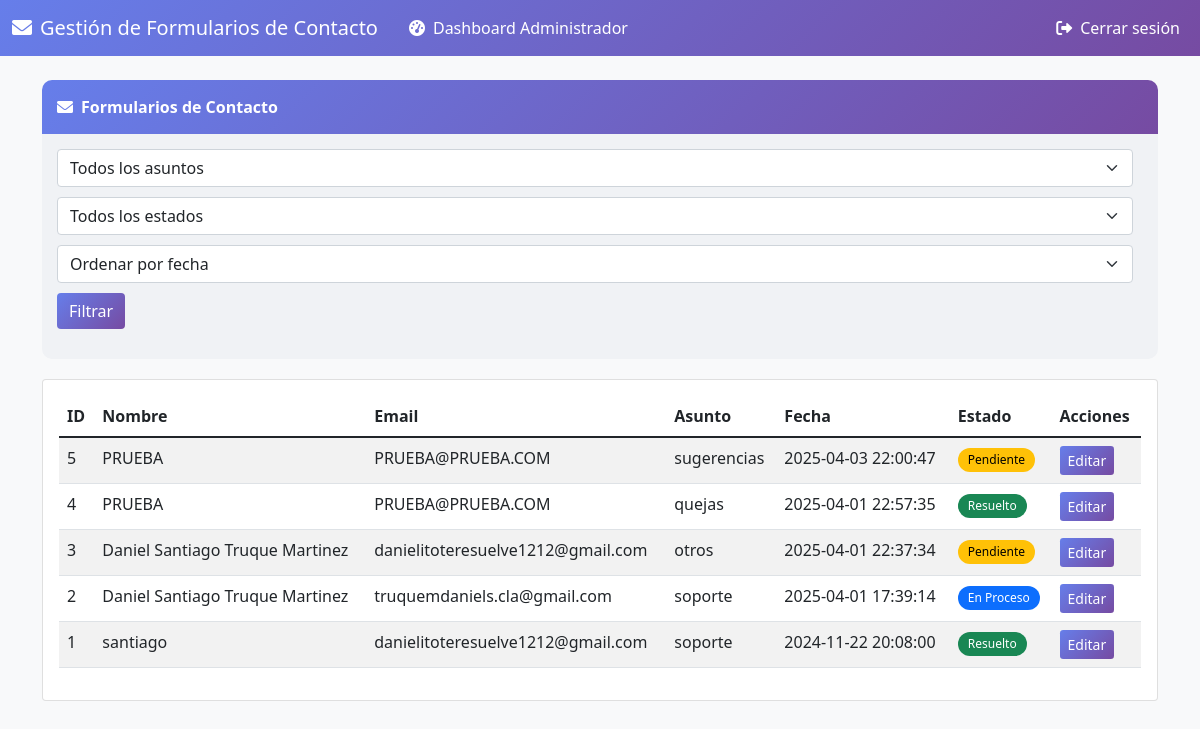
Page /admin_contactos.php (signed in) on the committed database.
### tables this page shows
CREATE TABLE `contactos` (
  `id` int(11) NOT NULL AUTO_INCREMENT,
  `nombre` varchar(255) NOT NULL,
  `email` varchar(255) NOT NULL,
  `telefono` varchar(20) DEFAULT NULL,
  `asunto` varchar(100) NOT NULL,
  `mensaje` text NOT NULL,
  `archivo` varchar(255) DEFAULT NULL,
  `fecha` timestamp NOT NULL DEFAULT current_timestamp(),
  `estado` enum('Pendiente','En proceso','Resuelto') DEFAULT 'Pendiente',
  `notas` text DEFAULT NULL,
  PRIMARY KEY (`id`)
);

### admin_contactos.php (the view, shortened to what this page needs)
<?php
require_once "includes/config.php";
function formatearEstado($estado)
{
    $estado = strtolower(str_replace('_', ' ', $estado));
    return ucwords($estado);
}
$asunto_filtro = isset($_GET['asunto']) ? $_GET['asunto'] : '';
$estado_filtro = isset($_GET['estado']) ? $_GET['estado'] : '';
$orden_fecha = isset($_GET['orden_fecha']) ? $_GET['orden_fecha'] : '';
function getContactForms($link, $asunto_filtro, $estado_filtro, $orden_fecha)
{
    $sql = "SELECT * FROM contactos WHERE 1=1";
    if (!empty($orden_fecha)) {
        $sql .= " ORDER BY fecha " . ($orden_fecha == 'asc' ? 'ASC' : 'DESC');
    } else {
        $sql .= " ORDER BY fecha DESC";
    }
    $result = mysqli_query($link, $sql);
    return mysqli_fetch_all($result, MYSQLI_ASSOC);
}
$contactForms = getContactForms($link, $asunto_filtro, $estado_filtro, $orden_fecha);
?>
<!DOCTYPE html>
<html lang="es">
<head>
    <link href="https://cdn.jsdelivr.net/npm/bootstrap@5.1.3/dist/css/bootstrap.min.css" rel="stylesheet">
    <link rel="stylesheet" href="https://cdnjs.cloudflare.com/ajax/libs/font-awesome/6.0.0-beta3/css/all.min.css">
</head>
<body>
    <nav class="navbar navbar-expand-lg navbar-dark">
        <div class="container-fluid">
            <a class="navbar-brand" href="#"><i class="fas fa-envelope me-2"></i>Gestión de Formularios de Contacto</a>
            <div class="collapse navbar-collapse" id="navbarNav">
                <ul class="navbar-nav me-auto">
                    <li class="nav-item">
                        <a class="nav-link dashboard-link" href="admin_dashboard.php">
                            <i class="fas fa-tachometer-alt me-2"></i>Dashboard Administrador
                        </a>
                    </li>
                </ul>
                <ul class="navbar-nav">
                    <li class="nav-item">
                        <a class="nav-link" href="logout.php"><i class="fas fa-sign-out-alt me-2"></i>Cerrar sesión</a>
                    </li>
                </ul>
            </div>
        </div>
    </nav>
    <div class="container mt-4">
        <div class="section-header">
            <i class="fas fa-envelope me-2"></i>Formularios de Contacto
        </div>
        <div class="section-filters">
            <form action="" method="GET" class="filter-form">
                <select name="asunto" class="form-select">
                    <option value="">Todos los asuntos</option>
                </select>
                <select name="estado" class="form-select">
                    <option value="">Todos los estados</option>
                </select>
                <select name="orden_fecha" class="form-select">
                    <option value="">Ordenar por fecha</option>
                </select>
                <button type="submit" class="btn btn-primary">Filtrar</button>
            </form>
        </div>
        <div class="card mb-4">
            <div class="card-body">
                <?php if (count($contactForms) > 0): ?>
                    <div class="table-responsive">
                        <table class="table table-striped">
                            <thead>
                                <tr>
                                    <th>ID</th>
                                    <th>Nombre</th>
                                    <th>Email</th>
                                    <th>Asunto</th>
                                    <th>Fecha</th>
                                    <th>Estado</th>
                                    <th>Acciones</th>
                                </tr>
                            </thead>
                            <tbody>
                                <?php foreach ($contactForms as $form): ?>
                                    <tr>
                                        <td><?php echo $form['id']; ?></td>
                                        <td><?php echo htmlspecialchars($form['nombre']); ?></td>
                                        <td><?php echo htmlspecialchars($form['email']); ?></td>
                                        <td><?php echo htmlspecialchars($form['asunto']); ?></td>
                                        <td><?php echo $form['fecha']; ?></td>
                                        <td>
                                            <?php
                                            $badgeClass = '';
                                            if ($form['estado'] == 'Resuelto') {
                                                $badgeClass = 'bg-resuelto';
                                            } elseif ($form['estado'] == 'En proceso') {
                                                $badgeClass = 'bg-en-proceso';
                                            } else {
                                                $badgeClass = 'bg-pendiente';
                                            }
                                            ?>
                                            <span class="badge <?php echo $badgeClass; ?>">
                                                <?php echo formatearEstado($form['estado']); ?>
                                            </span>
                                        </td>
                                        <td>
                                            <button type="button" class="btn btn-primary btn-sm" data-bs-toggle="modal"
                                                data-bs-target="#editModal<?php echo $form['id']; ?>">
                                                Editar
                                            </button>
                                        </td>
                                    </tr>
                                <?php endforeach; ?>
                            </tbody>
                        </table>
                    </div>
                <?php else: ?>
                    <p class="text-center">No hay formularios de contacto disponibles.</p>
                <?php endif; ?>
            </div>
        </div>
    </div>
</body>
</html>

### admin_contactos.php (style rules this page uses)
body { background-color: #f8f9fa; }
.navbar { background: linear-gradient(135deg, #667eea 0%, #764ba2 100%); }
.navbar-brand, .nav-link { color: white !important; }
.btn-primary { background: linear-gradient(135deg, #667eea 0%, #764ba2 100%); border: none; }
.dashboard-link { color: white !important; border-radius: 5px; padding: 8px 15px !important; margin-right: 10px; }
.badge { padding: 6px 10px; border-radius: 12px; font-weight: 500; }
.bg-pendiente { background-color: #ffc107 !important; color: #000 !important; }
.bg-en-proceso { background-color: #0d6efd !important; color: #fff !important; }
.bg-resuelto { background-color: #198754 !important; color: #fff !important; }
.section-header { background: linear-gradient(135deg, #667eea 0%, #764ba2 100%); color: white; padding: 15px; border-radius: 10px 10px 0 0; margin-bottom: 0; font-weight: bold; }
.section-filters { background-color: #f0f2f5; padding: 15px; border-radius: 0 0 10px 10px; margin-bottom: 20px; }
.filter-form { display: flex; flex-wrap: wrap; gap: 10px; margin-bottom: 15px; }
.filter-form select, .filter-form button { margin-right: 10px; }

### rows in the picture
contactos: id "5", nombre "PRUEBA", email "PRUEBA@PRUEBA.COM", asunto "sugerencias", fecha "2025-04-03 22:00:47", estado "Pendiente"
contactos: id "4", nombre "PRUEBA", email "PRUEBA@PRUEBA.COM", asunto "quejas", fecha "2025-04-01 22:57:35", estado "Resuelto"
contactos: id "3", nombre "Daniel Santiago Truque Martinez", email "danielitoteresuelve1212@gmail.com", asunto "otros", fecha "2025-04-01 22:37:34", estado "Pendiente"
contactos: id "2", nombre "Daniel Santiago Truque Martinez", email "truquemdaniels.cla@gmail.com", asunto "soporte", fecha "2025-04-01 17:39:14", estado "En Proceso"
contactos: id "1", nombre "santiago", email "danielitoteresuelve1212@gmail.com", asunto "soporte", fecha "2024-11-22 20:08:00", estado "Resuelto"
